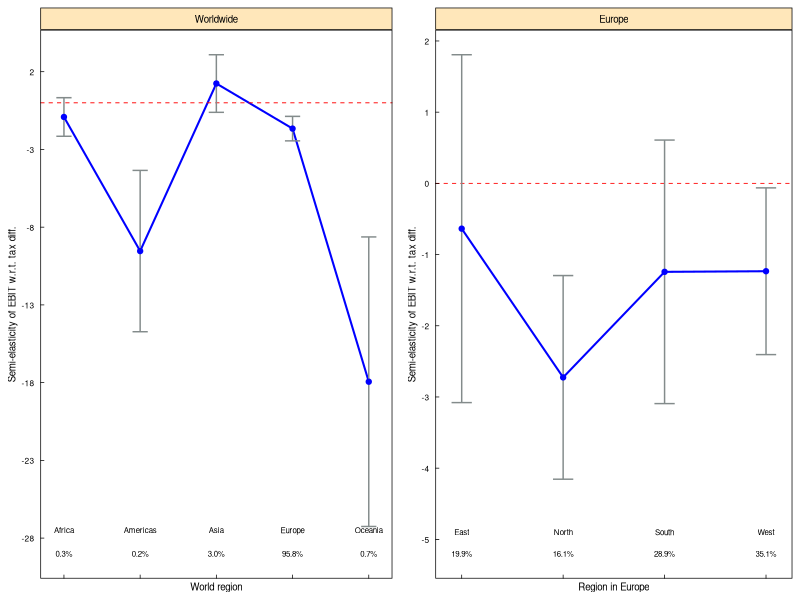

Here is the R script that generated this plot:
library(ggplot2)
library(scales)
library(grid)
library(gridExtra)
setwd("~/Desktop/Figures/Semi-elasticities")

#ME WORDLWIDE REGION INTERACTION
################################
#This plot is drawn using data from Regression (1) in Table 7.8. The marginal effects (estimates) and
#standard errors (SE) are calculated using Stata's margin command.
TAX_7.8 <- data.frame(
  UN_B=c(seq(1,5,1)),
  Case=c("Worldwide"),
  Estimate=c(-.9127159,-9.53717,1.239605,-1.660541,-17.94044),
  SE=c(.7539217,3.154268,1.125801,.4789178,5.661326))
TAX_7.8
TAX_7.8$Lower <- with(TAX_7.8, Estimate -  1.645 * SE) #create lower bound (90% CI)
TAX_7.8$Upper <- with(TAX_7.8, Estimate +  1.645 * SE) #create lower bound (90% CI)
head(TAX_7.8)
TAX_7.8 # This is the same as the Stata margin output


P1<-ggplot(TAX_7.8,aes(x = UN_B, y = Estimate)) +
  geom_line(size=0.7, col="blue") +
  geom_hline(yintercept = 0, lty="dashed", color="red", size=0.3) +
  geom_errorbar(aes(ymin=Lower, ymax=Upper), width=0.2, color="azure4") +
  geom_point(col="blue") +
  xlab("World region") +
  ylab("Semi-elasticity of EBIT w.r.t. tax diff.") +
  theme_bw() +
  theme(axis.text=element_text(size=6,color="black"),
        axis.title=element_text(size=7),
        axis.ticks.length=unit(-0.1, "cm"),
        axis.ticks = element_line(colour = "black", size = 0.25),
        axis.text.x = element_text(margin=unit(c(0.15,0,0,0), "cm")),
        axis.text.y = element_text(margin=unit(c(0,0.15,0,0), "cm")),
        panel.grid.minor = element_blank(),
        panel.grid.major = element_blank(),
        panel.border = element_rect(colour = "black", fill=NA, size=0.5),
        strip.background = element_rect(colour = "black", fill = "wheat1")) +
  scale_x_continuous(breaks = round(seq(min(1), max(5), by = 1),1)) +
  scale_y_continuous(breaks = round(seq(min(-28), max(4), by = 5),2)) +
  facet_grid(. ~ Case) +
  theme(axis.text.x=element_blank()) +
  annotate("text", label = "Africa", x = 1, y = -27.5, color = "black", size=2) +
  annotate("text", label = "Americas", x = 2, y = -27.5, color = "black", size=2) +
  annotate("text", label = "Asia", x = 3, y = -27.5, color = "black", size=2) +
  annotate("text", label = "Europe", x = 4, y = -27.5, color = "black", size=2) +
  annotate("text", label = "Oceania", x = 5, y = -27.5, color = "black", size=2) +
  annotate("text", label = "0.3%", x = 1, y = -29, color = "black", size=2) +
  annotate("text", label = "0.2%", x = 2, y = -29, color = "black", size=2) +
  annotate("text", label = "3.0%", x = 3, y = -29, color = "black", size=2) +
  annotate("text", label = "95.8%", x = 4, y = -29, color = "black", size=2) +
  annotate("text", label = "0.7%", x = 5, y = -29, color = "black", size=2) +
  theme(strip.text.x = element_text(size = 7,color="black"))



#ME EUROPEAN REGION INTERACTION
###############################
#This plot is drawn using data from Regression (2) in Table 7.8. The marginal effects (estimates) and
#standard errors (SE) are calculated using Stata's margin command.
TAX_7.8_2 <- data.frame(
  UN_D=c(seq(1,4,1)),
  Case=c("Europe"),
  Estimate=c(-.6361123,-2.724904,-1.24257,-1.233761),
  SE=c(1.484919,.869311,1.124898,.7118025))
TAX_7.8_2
TAX_7.8_2$Lower <- with(TAX_7.8_2, Estimate -  1.645 * SE) #create lower bound (90% CI)
TAX_7.8_2$Upper <- with(TAX_7.8_2, Estimate +  1.645 * SE) #create lower bound (90% CI)
head(TAX_7.8_2)
TAX_7.8_2 # This is the same as the Stata margin output

P2<-ggplot(TAX_7.8_2,aes(x = UN_D, y = Estimate)) +
  geom_line(size=0.7,col="blue") +
  geom_hline(yintercept = 0, lty="dashed", color="red", size=0.3) +
  geom_errorbar(aes(ymin=Lower, ymax=Upper), width=0.2, color="azure4") +
  geom_point(col="blue") +
  xlab("Region in Europe") +
  ylab("Semi-elasticity of EBIT w.r.t. tax diff.") +
  theme_bw() +
  theme(axis.text=element_text(size=6,color="black"),
        axis.title=element_text(size=7),
        axis.ticks.length=unit(-0.1, "cm"),
        axis.ticks = element_line(colour = "black", size = 0.25),
        axis.text.x = element_text(margin=unit(c(0.15,0,0,0), "cm")),
        axis.text.y = element_text(margin=unit(c(0,0.15,0,0), "cm")),
        panel.grid.minor = element_blank(),
        panel.grid.major = element_blank(),
        panel.border = element_rect(colour = "black", fill=NA, size=0.5),
        strip.background = element_rect(colour = "black", fill = "wheat1")) +
  scale_x_continuous(breaks = round(seq(min(1), max(4), by = 1),1)) +
  scale_y_continuous(breaks = round(seq(min(-5), max(3), by = 1),2)) +
  facet_grid(. ~ Case) +
  theme(axis.text.x=element_blank()) +
  annotate("text", label = "East", x = 1, y = -4.9, color = "black", size=2) +
  annotate("text", label = "North", x = 2, y = -4.9, color = "black", size=2) +
  annotate("text", label = "South", x = 3, y = -4.9, color = "black", size=2) +
  annotate("text", label = "West", x = 4, y = -4.9, color = "black", size=2) +
  annotate("text", label = "19.9%", x = 1, y = -5.2, color = "black", size=2) +
  annotate("text", label = "16.1%", x = 2, y = -5.2, color = "black", size=2) +
  annotate("text", label = "28.9%", x = 3, y = -5.2, color = "black", size=2) +
  annotate("text", label = "35.1%", x = 4, y = -5.2, color = "black", size=2) +
  theme(strip.text.x = element_text(size = 7,color="black"))


#Put plots together and save as pdf
pdf("fig12.pdf", width=5, height=2.25,colormodel="cmyk")
grid.arrange(P1, P2, ncol=2)
dev.off()